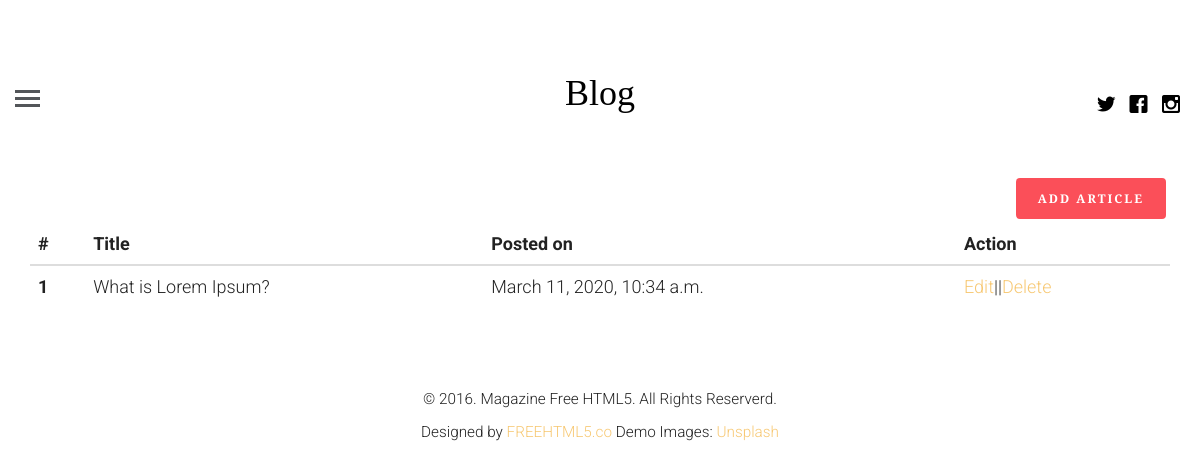
Page /profile (signed in) on the earlier database version.
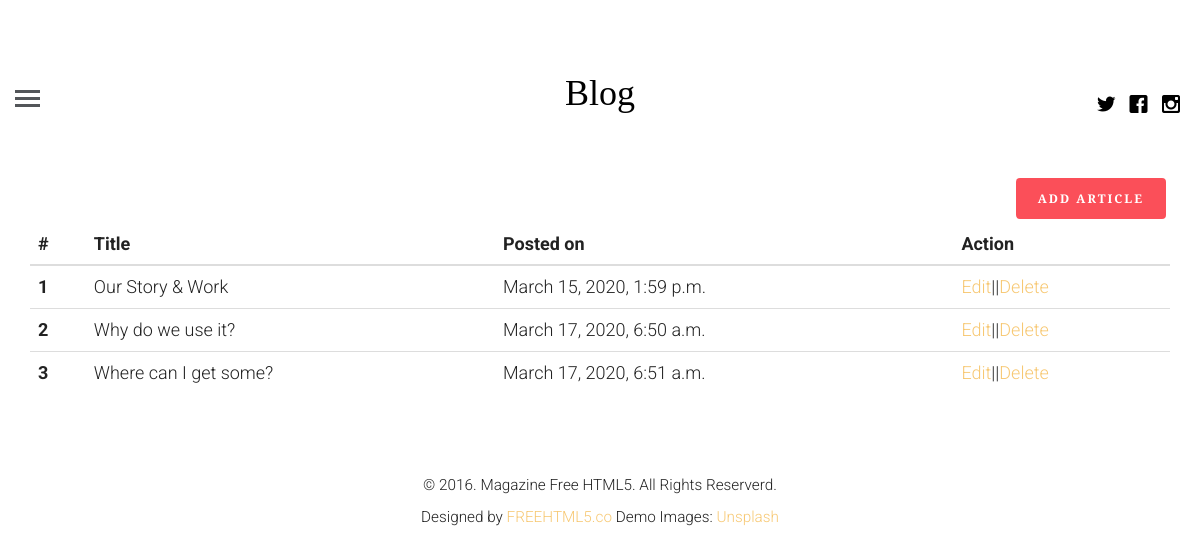
Same page on the later database version.
### blogApp/models.py (models this page shows, shortened)
class Article(models.Model):
    article_author = models.ForeignKey(Author, on_delete=models.CASCADE)
    title = models.CharField(max_length=200)
    body = models.TextField()
    image = models.FileField()
    posted_on = models.DateTimeField(auto_now_add=True, auto_now=False)
    updated_on = models.DateTimeField(auto_now=True, auto_now_add=False)
    category = models.ForeignKey(Category, on_delete=models.CASCADE)

### blogApp/views.py (the view, shortened to what this page needs)
# urls.py: path('profile', views.getProfile, name="profile"),
def getProfile(request):
    if request.user.is_authenticated:
        user = get_object_or_404(User, id=request.user.id)
        author_profile = Author.objects.filter(name=user.id)
        if author_profile:
            authorUser = get_object_or_404(Author, name=request.user.id)
            post = Article.objects.filter(article_author=authorUser.id)
            return render(request, "login-profile.html", {"post": post, "get_user": authorUser})
    else:
        return redirect("login")

### templates/login-profile.html (shortened to what this page needs)
{% extends 'base.html' %}
{% block content %}
    <div class="container">
        <a href="{% url 'create' %}" class="btn btn-danger pull-right">Add Article</a><br>
        <table class="table">
            <thead>
            <tr>
                <th scope="col">#</th>
                <th scope="col">Title</th>
                <th scope="col">Posted on</th>
                <th scope="col">Action</th>
            </tr>
            </thead>
            <tbody>
            {% for p in post %}
                <tr>
                    <th scope="row">{{ forloop.counter }}</th>
                    <td>{{ p.title }}</td>
                    <td>{{ p.posted_on }}</td>
                    <td><a href="{% url 'update' pid=p.id %}">Edit</a>||<a href="{% url 'delete' pid=p.id %}">Delete</a>
                    </td>
                </tr>
            {% endfor %}
            </tbody>
        </table>
    </div>
{% endblock %}

Differences in the rows shown:
no longer on this page (row edited): Article: title "What is Lorem Ipsum?", posted_on "March 11, 2020, 10:34 a.m."
added Article: title "Our Story & Work", posted_on "March 15, 2020, 1:59 p.m."
added Article: title "Why do we use it?", posted_on "March 17, 2020, 6:50 a.m."
added Article: title "Where can I get some?", posted_on "March 17, 2020, 6:51 a.m."
